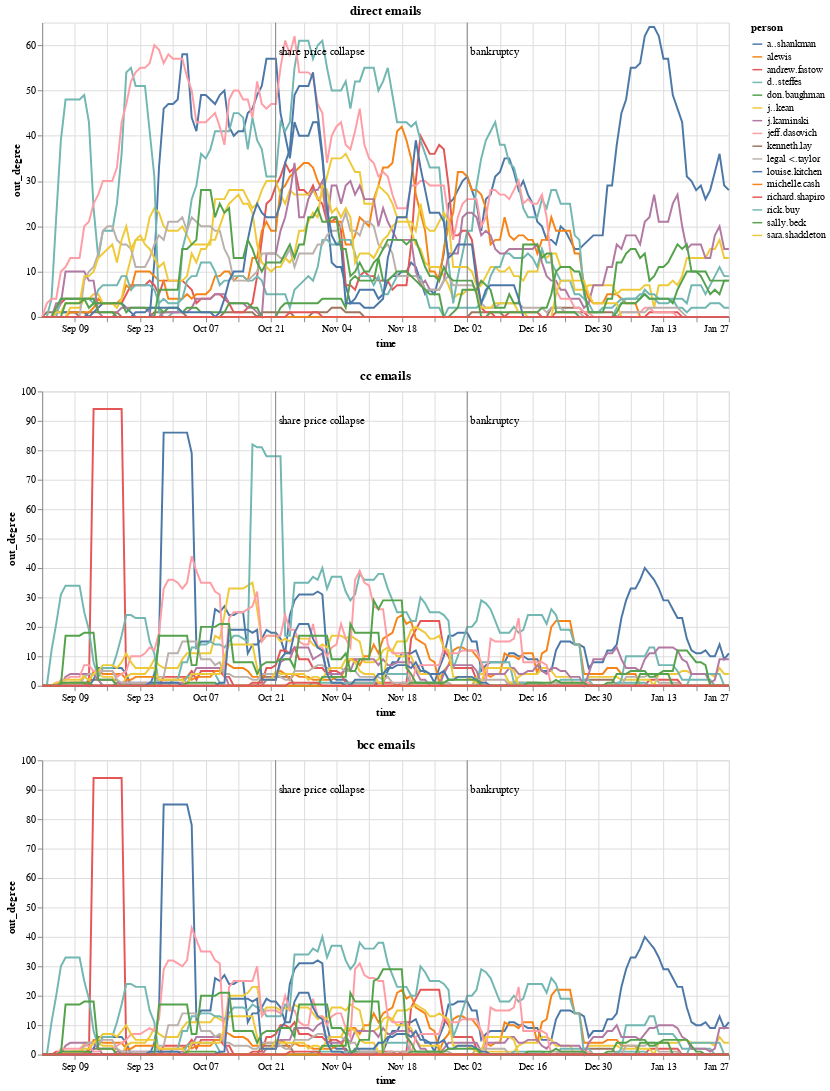

Source (notebook cell):
### Code cell
alt.vconcat(
    vertices_algo_for_layer(lambda v: v.out_degree(), 'out_degree', top_nodes_in_w, 'direct'),
    vertices_algo_for_layer(lambda v: v.out_degree(), 'out_degree', top_nodes_in_w, 'cc'),
    vertices_algo_for_layer(lambda v: v.out_degree(), 'out_degree', top_nodes_in_w, 'bcc')
)

### Figure 1 — Vega-Lite specification as saved in the notebook (floating-point values rounded to 4 significant figures; data arrays with more than 128 entries replaced by an {"elided": "..."} marker saying what was removed)
{"config": {"view": {"continuousWidth": 400, "continuousHeight": 300}}, "vconcat": [{"layer": [{"data": {"name": "data-5bb686246738e6134ca87aed76c057f4"}, "mark": "line", "encoding": {"color": {"field": "person", "type": "nominal"}, "opacity": {"condition": {"value": 1.0, "selection": "selector004"}, "value": 0.2}, "tooltip": [{"field": "person", "type": "nominal"}, {"field": "out_degree", "type": "quantitative"}], "x": {"field": "time", "type": "temporal"}, "y": {"field": "out_degree", "type": "quantitative"}}, "selection": {"selector004": {"type": "multi", "fields": ["person"], "bind": "legend"}}, "title": "direct emails", "width": 700}, {"layer": [{"mark": {"type": "rule", "color": "gray"}, "encoding": {"x": {"field": "time", "type": "temporal"}}}, {"mark": {"type": "text", "align": "left", "color": "black", "dx": 3, "dy": -120}, "encoding": {"text": {"field": "event", "type": "nominal"}, "x": {"field": "time", "type": "temporal"}}}], "data": {"name": "data-78262a8da2e6731fe3a655fdaa151d08"}}]}, {"layer": [{"data": {"name": "data-db7c7069c83d8123df34f3ee98c24273"}, "mark": "line", "encoding": {"color": {"field": "person", "type": "nominal"}, "opacity": {"condition": {"value": 1.0, "selection": "selector005"}, "value": 0.2}, "tooltip": [{"field": "person", "type": "nominal"}, {"field": "out_degree", "type": "quantitative"}], "x": {"field": "time", "type": "temporal"}, "y": {"field": "out_degree", "type": "quantitative"}}, "selection": {"selector005": {"type": "multi", "fields": ["person"], "bind": "legend"}}, "title": "cc emails", "width": 700}, {"layer": [{"mark": {"type": "rule", "color": "gray"}, "encoding": {"x": {"field": "time", "type": "temporal"}}}, {"mark": {"type": "text", "align": "left", "color": "black", "dx": 3, "dy": -120}, "encoding": {"text": {"field": "event", "type": "nominal"}, "x": {"field": "time", "type": "temporal"}}}], "data": {"name": "data-78262a8da2e6731fe3a655fdaa151d08"}}]}, {"layer": [{"data": {"name": "data-93a1dfb0632a9551c5421b03528561e0"}, "mark": "line", "encoding": {"color": {"field": "person", "type": "nominal"}, "opacity": {"condition": {"value": 1.0, "selection": "selector006"}, "value": 0.2}, "tooltip": [{"field": "person", "type": "nominal"}, {"field": "out_degree", "type": "quantitative"}], "x": {"field": "time", "type": "temporal"}, "y": {"field": "out_degree", "type": "quantitative"}}, "selection": {"selector006": {"type": "multi", "fields": ["person"], "bind": "legend"}}, "title": "bcc emails", "width": 700}, {"layer": [{"mark": {"type": "rule", "color": "gray"}, "encoding": {"x": {"field": "time", "type": "temporal"}}}, {"mark": {"type": "text", "align": "left", "color": "black", "dx": 3, "dy": -120}, "encoding": {"text": {"field": "event", "type": "nominal"}, "x": {"field": "time", "type": "temporal"}}}], "data": {"name": "data-78262a8da2e6731fe3a655fdaa151d08"}}]}], "$schema": "https://vega.github.io/schema/vega-lite/v4.17.0.json", "datasets": {"data-5bb686246738e6134ca87aed76c057f4": {"elided": "2368 records"}, "data-78262a8da2e6731fe3a655fdaa151d08": [{"time": "2001-10-22", "event": "share price collapse"}, {"time": "2001-12-02", "event": "bankruptcy"}], "data-db7c7069c83d8123df34f3ee98c24273": {"elided": "2368 records"}, "data-93a1dfb0632a9551c5421b03528561e0": {"elided": "2368 records"}}}
